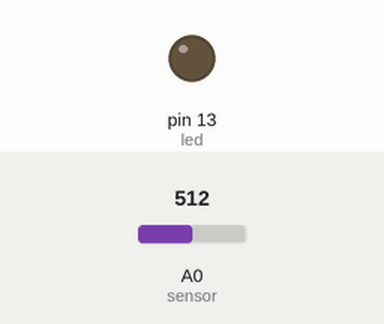
Simulated run of this sketch. Board: Arduino Uno, built with avr-gcc and run on an emulated ATmega328P. Parts: output pins drawn as LEDs (lit = HIGH). Inputs (shaded band) come from the test bench; at power-on: A0 (sensor) = 512.

Above: at 0.2 s.
At 7.4 s:
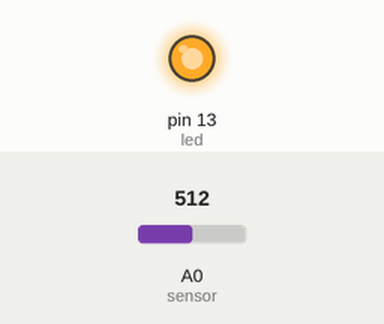
Timing chart, 0 to 8.4 s (numbered marks = the images above):
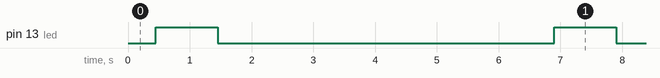

Measured:
- by itself, pin 13 (led): alternates HIGH for 1.0 s and LOW for 5.5 s

The sketch:

SH_fire.ino
```cpp
#include <RCSwitch.h>
RCSwitch mySwitch = RCSwitch();

long temp;
int sensor = A0;
long id = 2;
long val;
int led = 13;

void setup() {
  mySwitch.enableTransmit(10);
  pinMode(led, OUTPUT);
}

void loop() {
  temp = round((5.0*analogRead(sensor)*100.0/1024.0));
  val = (id << 20) | (temp << 10);
  mySwitch.send(val,24);

  digitalWrite(led, HIGH);
  delay(1000);
  digitalWrite(led, LOW);
  delay(5000); //1 phut
}
```
